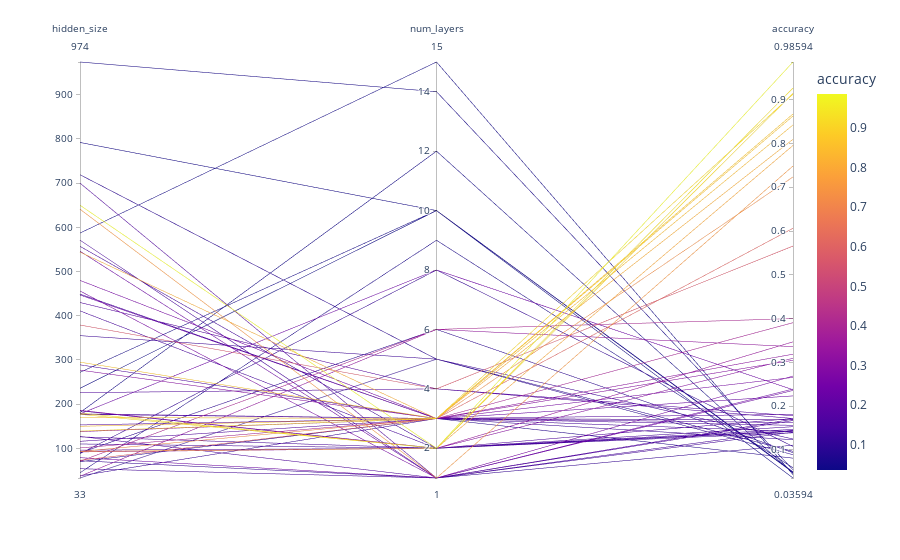

Notebook code for this chart:
### Code cell
import plotly.express as px
select = [ "hidden_size", "num_layers", "accuracy",]
p = results_df_LSTM[select].reset_index(drop=True).dropna()

px.parallel_coordinates(p, color="accuracy")
